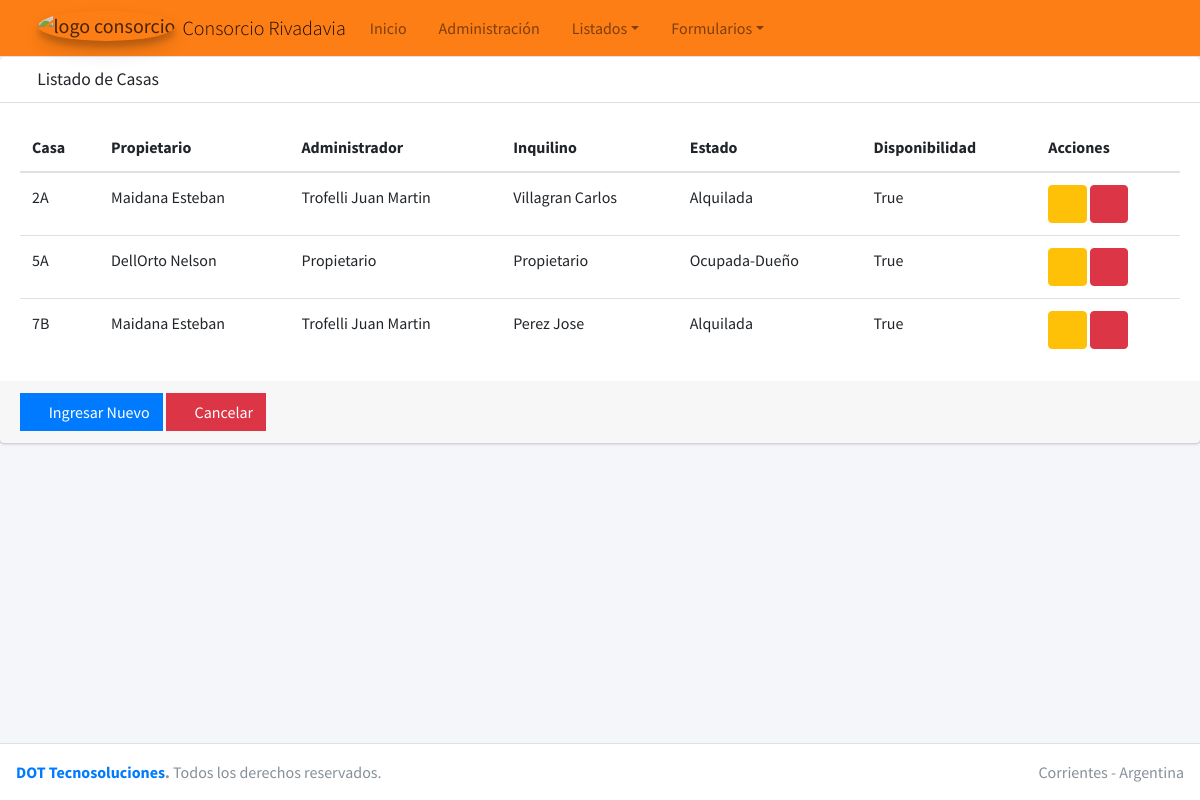
The app's page /consorcio/casas/ with its own data.
### casa/models.py (models this page shows, shortened)
class Casa(models.Model):
    numero_casa = models.CharField(max_length=2, blank=False, null=False, help_text='Ingrese el numero y la letra ej: 5A')
    propietario = models.ForeignKey(Propietario, on_delete=models.CASCADE)
    administrador = models.ForeignKey(Administrador, on_delete=models.CASCADE)
    opciones_estado = [('Alquilada', 'Alquilada'), ('Desocupada' , 'Desocupada') , ('Ocupada-Dueño', 'Ocupada-Dueño')]
    estado = models.CharField(max_length=15, null=False, choices=opciones_estado, default='OCU')
    inquilino = models.ForeignKey(Inquilino, verbose_name=("Inquilino"), on_delete=models.CASCADE)
    disponibilidad = models.BooleanField(default=True)
    creado = models.DateTimeField(auto_now_add=True)
    modificado = models.DateTimeField(auto_now=True)
    class Meta:
        ordering = ['numero_casa']
        verbose_name = ("Casa")
        verbose_name_plural = ("Casas")

class Propietario(models.Model):
    nombre = models.CharField(max_length=30)
    apellido = models.CharField(max_length=30, blank=True)
    telefono = models.CharField(max_length=10, blank=True, null=True)
    email = models.EmailField(blank=True, null=True)
    CBU = models.CharField(max_length=22, blank=True, null=True)
    creado = models.DateTimeField(auto_now_add=True)
    modificado = models.DateTimeField(auto_now=True)
    class Meta:
        ordering = ['nombre']
        verbose_name = 'Propietarios'
        verbose_name_plural = "Propietarios"
    def __str__(self):
        return ('{} {}'.format(self.apellido, self.nombre))

class Administrador(models.Model):
    nombre = models.CharField(max_length=30)
    apellido = models.CharField(max_length=30, blank=True)
    telefono = models.CharField(max_length=10, blank=True)
    email = models.EmailField(blank=True)
    creado = models.DateTimeField(auto_now_add=True)
    modificado = models.DateTimeField(auto_now=True)
    class Meta:
        verbose_name = ("Administrador")
        verbose_name_plural = ("Administradores")
    def __str__(self):
        return ('{} {}'.format(self.apellido, self.nombre))

class Inquilino(models.Model):
    nombre = models.CharField(max_length=30)
    apellido = models.CharField(max_length=30, blank=True)
    telefono = models.CharField(max_length=10, blank=True, null=True)
    email = models.EmailField(blank=True, null=True)
    CBU = models.CharField(max_length=22, blank=True, null=True)
    creado = models.DateTimeField(auto_now_add=True)
    modificado = models.DateTimeField(auto_now=True)
    class Meta:
        verbose_name = ("Inquilino")
        verbose_name_plural = ("Inquilinos")
    def __str__(self):
        return ('{} {}'.format(self.apellido, self.nombre))

### casa/views.py (the view)
# urls.py: path('casas/', views.FormularioPropietarioView.listado_casas, name='listado_casas'),
    def listado_casas(request):
        data = {
            'titulo': 'Listado de Casas',
            'casas': Casa.objects.all()
        }
        return render(request, 'listado_casas.html', data)

### casa/templates/listado_casas.html
{% extends "list.html" %} {% block columns %}
<tr>
  <th scope="col">Casa</th>
  <th scope="col">Propietario</th>
  <th scope="col">Administrador</th>
  <th scope="col">Inquilino</th>
  <th scope="col">Estado</th>
  <th scope="col">Disponibilidad</th>
  <th scope="col">Acciones</th>
</tr>
{% endblock columns %} {% block rows %} {% for casa in casas %}
<tr>
  <td>{{ casa.numero_casa }}</td>
  <td>{{casa.propietario}}</td>
  <td>{{casa.administrador}}</td>
  <td>{{casa.inquilino}}</td>
  <td>{{casa.estado}}</td>
  <td>{{casa.disponibilidad}}</td>
  <td>
    <a href="#" class="btn btn-warning">
      <i class="fas fa-edit"></i>
    </a>
    <a href="#" class="btn btn-danger">
      <i class="fas fa-trash"></i>
    </a>
  </td>
</tr>
{% endfor %} {% endblock rows %}

### records on screen
Casa: numero_casa "2A", propietario "Maidana Esteban", administrador "Trofelli Juan Martin", inquilino "Villagran Carlos", estado "Alquilada", disponibilidad "True"
Casa: numero_casa "5A", propietario "DellOrto Nelson", administrador "Propietario", inquilino "Propietario", estado "Ocupada-Dueño", disponibilidad "True"
Casa: numero_casa "7B", propietario "Maidana Esteban", administrador "Trofelli Juan Martin", inquilino "Perez Jose", estado "Alquilada", disponibilidad "True"

### other values on screen
{{ titulo }} "Listado de Casas"
